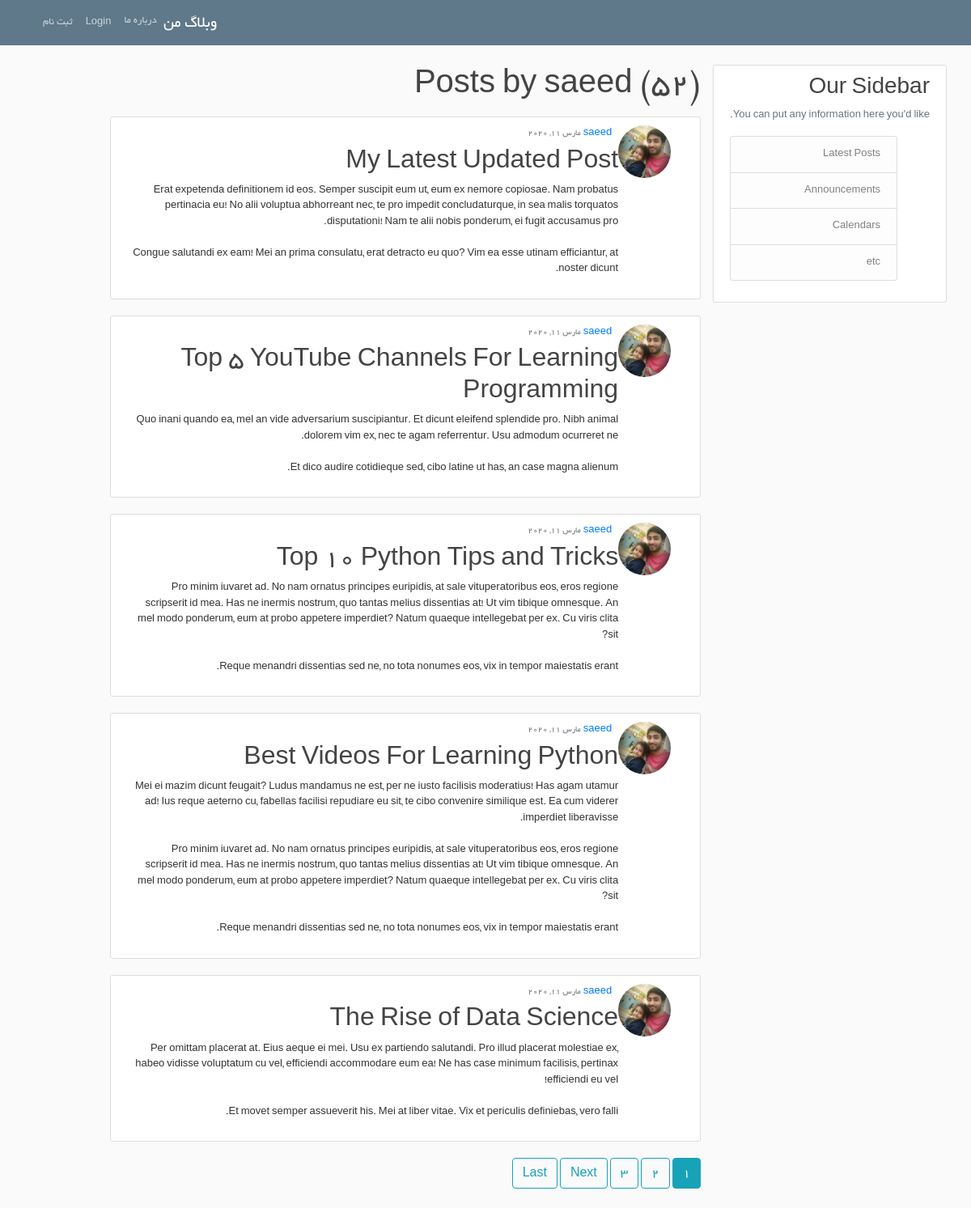
Page /user/saeed on the committed database.
### blog/models.py (models this page shows, shortened)
class Post(models.Model):
    title = models.CharField(max_length=100)
    content = models.TextField()
    date_posted = models.DateTimeField(default=timezone.now)
    author = models.ForeignKey(User, on_delete=models.CASCADE)

### users/models.py (models this page shows, shortened)
class Profile(models.Model):
    user = models.OneToOneField(User, on_delete=models.CASCADE)
    image = models.ImageField(default='default.jpg', upload_to='profile_pics')

### blog/views.py (the view)
# urls.py: path('user/<str:username>', UserPostListView.as_view(), name='user-posts'),
class UserPostListView(ListView):
    model = Post
    template_name = 'blog/user_posts.html'  # <app>/<model>_<viewtype>.html
    context_object_name = 'posts'
    paginate_by = 5
    def get_queryset(self):
        user = get_object_or_404(User, username=self.kwargs.get('username'))
        return Post.objects.filter(author=user).order_by('-date_posted')

### blog/templates/blog/user_posts.html (shortened to what this page needs)
{% extends "blog/base.html" %}
{% load i18n %}
{% block content %}
    <h1 class="mb-3">Posts by {{ view.kwargs.username }} ({{ page_obj.paginator.count }})</h1>
    {% for post in posts %}
        <article class="media content-section">
          <img class="rounded-circle article-img" src="{{ post.author.profile.image.url }}">
          <div class="media-body">
            <div class="article-metadata">
              <a class="mr-2" href="{% url 'user-posts' post.author.username %}">{{ post.author }}</a>
              <small class="text-muted">{{ post.date_posted|date:"F d, Y" }}</small>
            </div>
            <h2><a class="article-title" href="{% url 'post-detail' post.id %}">{{ post.title }}</a></h2>
            <p class="article-content">{{ post.content }}</p>
          </div>
        </article>
    {% endfor %}
    {% if is_paginated %}
      {% for num in page_obj.paginator.page_range %}
        {% if page_obj.number == num %}
          <a class="btn btn-info mb-4" href="?page={{ num }}">{{ num }}</a>
        {% elif num > page_obj.number|add:'-3' and num < page_obj.number|add:'3' %}
          <a class="btn btn-outline-info mb-4" href="?page={{ num }}">{{ num }}</a>
        {% endif %}
      {% endfor %}
      {% if page_obj.has_next %}
        <a class="btn btn-outline-info mb-4" href="?page={{ page_obj.next_page_number }}">Next</a>
        <a class="btn btn-outline-info mb-4" href="?page={{ page_obj.paginator.num_pages }}">Last</a>
      {% endif %}
    {% endif %}
{% endblock content %}

### blog/static/blog/main.css (style rules this page uses)
html { direction:rtl }
body { background: #fafafa; color: #333333; margin-top: 5rem; text-align: right; font-family: 'Yekan', 'b Yekan', Tahoma, sans-serif; font-size: small; direction:rtl }
h1, h2, h3, h4, h5, h6 { color: #444444; text-align: right; }
.content-section { background: #ffffff; padding: 10px 20px; border: 1px solid #dddddd; border-radius: 3px; margin-bottom: 20px; text-align: right; }
.article-title { color: #444444; text-align: right; }
.article-content { white-space: pre-line; text-align: right; }
.article-img { height: 65px; width: 65px; margin-right: 16px; text-align: right; }
.article-metadata { padding-bottom: 1px; margin-bottom: 4px; border-bottom: 1px solid #e3e3e3 text-align: right; }

### rows in the picture
Post: author.profile.image (picture), author "saeed", date_posted "مارس 11, 2020", title "My Latest Updated Post", content "Erat expetenda definitionem id eos. Semper suscipit eum ut, eum ex nemore copiosae. Nam probatus pertinacia eu! No alii voluptua abhorreant nec, te pro impedit concludaturque, in sea malis torquatos disputationi! Nam te alii nobis ponderum, ei fugit accusamus pro. Congue salutandi ex eam! Mei an prima consulatu, erat detracto eu quo? Vim ea esse utinam efficiantur, at noster dicunt."
Post: author.profile.image (picture), author "saeed", date_posted "مارس 11, 2020", title "Top 5 YouTube Channels For Learning Programming", content "Quo inani quando ea, mel an vide adversarium suscipiantur. Et dicunt eleifend splendide pro. Nibh animal dolorem vim ex, nec te agam referrentur. Usu admodum ocurreret ne. Et dico audire cotidieque sed, cibo latine ut has, an case magna alienum."
Post: author.profile.image (picture), author "saeed", date_posted "مارس 11, 2020", title "Top 10 Python Tips and Tricks", content "Pro minim iuvaret ad. No nam ornatus principes euripidis, at sale vituperatoribus eos, eros regione scripserit id mea. Has ne inermis nostrum, quo tantas melius dissentias at! Ut vim tibique omnesque. An mel modo ponderum, eum at probo appetere imperdiet? Natum quaeque intellegebat per ex. Cu viris clita sit? Reque menandri dissentias sed ne, no tota nonumes eos, vix in tempor maiestatis erant."
Post: author.profile.image (picture), author "saeed", date_posted "مارس 11, 2020", title "Best Videos For Learning Python", content "Mei ei mazim dicunt feugait? Ludus mandamus ne est, per ne iusto facilisis moderatius! Has agam utamur ad! Ius reque aeterno cu, fabellas facilisi repudiare eu sit, te cibo convenire similique est. Ea cum viderer imperdiet liberavisse. Pro minim iuvaret ad. No nam ornatus principes euripidis, at sale vituperatoribus eos, eros regione scripserit id mea. Has ne inermis nostrum, quo tantas melius dissentias at! Ut vim tibique omnesque. An mel modo ponderum, eum at probo appetere imperdiet? Natum quaeque intellegebat per ex. Cu viris clita sit? Reque menandri dissentias sed ne, no tota nonumes eos, vix in tempor maiestatis erant."
Post: author.profile.image (picture), author "saeed", date_posted "مارس 11, 2020", title "The Rise of Data Science", content "Per omittam placerat at. Eius aeque ei mei. Usu ex partiendo salutandi. Pro illud placerat molestiae ex, habeo vidisse voluptatum cu vel, efficiendi accommodare eum ea! Ne has case minimum facilisis, pertinax efficiendi eu vel! Et movet semper assueverit his. Mei at liber vitae. Vix et periculis definiebas, vero falli."

### other values in the picture
{{ view.kwargs.username }} "saeed"
{{ page_obj.paginator.count }} "52"
{{ num }} "1"
{{ num }} "2" "3"
